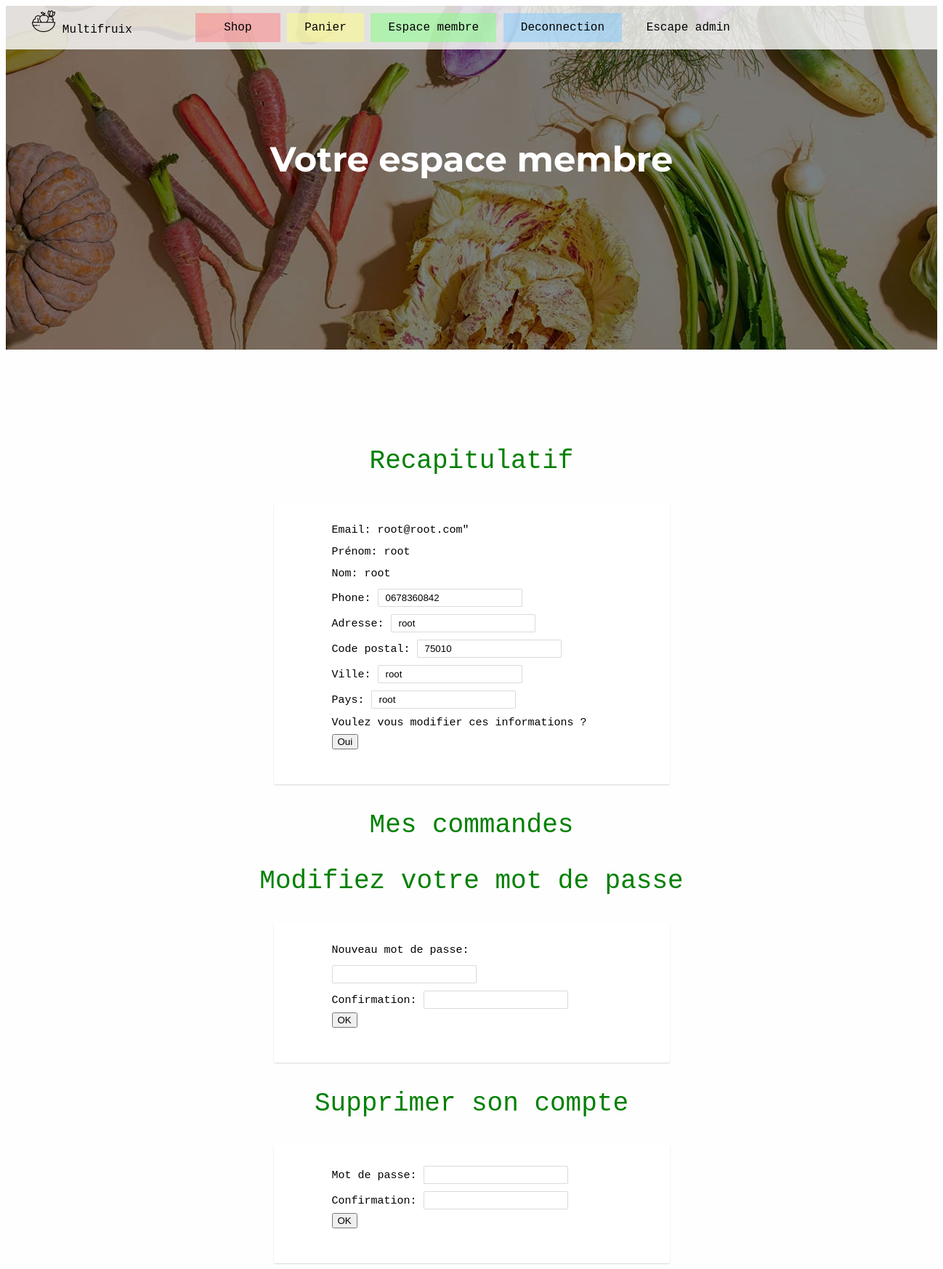
Screenshot of /member_space.php (signed in) with the database file from the repository.
### tables this page shows
CREATE TABLE `user` (
  `id_user` int(11) NOT NULL,
  `lastname` varchar(30) NOT NULL,
  `firstname` varchar(30) NOT NULL,
  `email` varchar(320) NOT NULL,
  `phone` int(10) UNSIGNED ZEROFILL NOT NULL,
  `address` varchar(300) NOT NULL,
  `city` varchar(60) NOT NULL,
  `country` varchar(60) NOT NULL,
  `postal_code` mediumint(8) UNSIGNED NOT NULL,
  `passwd` varchar(512) NOT NULL,
  `group_user` varchar(20) NOT NULL
);

### member_space.php (the view, shortened to what this page needs)
<!DOCTYPE html>
<html>
<head>
	<link rel="stylesheet" type="text/css" href="main.css">
</head>
<body>
	<header>
		<?php include('menu.php'); ?>
		<div>
			<h1>Votre espace membre</h1>
		</div>
	</header>
	<div class="main-content member-space">
		<h3>Recapitulatif</h3>
<?PHP
if (isset($_SESSION['id']) && $_SESSION['id'] != "")
{
	$query = "SELECT * FROM user WHERE id_user LIKE ".$_SESSION['id']."";
	$res = mysqli_query($db, $query);
	$data = mysqli_fetch_array($res);
}
else
	return ft_display_error(4);
?>
		<form action="member_space.php" method="POST">
			<label>Email: <?= $data['email']; ?>"</label>
			<br/>
			<label>Prénom: <?= $data['firstname']; ?></label>
			<br/>
			<label>Nom: <?= $data['lastname']; ?></label>
		   <br/>
			<label>Phone: <input type="tel" name="phone" value="<?= $data['phone']; ?>"></label>
			<br/>
			<label>Adresse: <input type="text" name="address" value="<?= $data['address']; ?>"></label>
			<br/>
			<label>Code postal: <input type="number" name="postal_code" value="<?= $data['postal_code']; ?>"></label>
			<br/>
			<label>Ville: <input type="text" name="city" value="<?= $data['city']; ?>"></label>
			<br/>
			<label>Pays: <input type="text" name="country" value="<?= $data['country']; ?>"></label>
			<br/>
			<label>Voulez vous modifier ces informations ?</label>
			<br/>
			<input type="submit" name="submit_info" value="Oui">
		</form>
		<h3>Mes commandes</h3>
		<h3>Modifiez votre mot de passe</h3>
		<form action="member_space.php" method="POST">
			<label>Nouveau mot de passe:  <input type="password" name="newpwd" value="<?php if (isset($_SESSION["newpwd"])) { print($_SESSION["newpwd"]); } ?>"></label>
			<br/>
			<label>Confirmation:  <input type="password" name="cfnewpwd" value="<?php if (isset($_SESSION["cfnewpwd"])) { print($_SESSION["cfnewpwd"]); } ?>"></label>
			<br/>
			<input type="submit" name="submit_pwd" value="OK">
		</form>
		<h3>Supprimer son compte</h3>
		<form action="member_space.php" method="POST">
			<label>Mot de passe:  <input type="password" name="pwd" value="<?php if (isset($_SESSION["pwd"])) { print($_SESSION["pwd"]); } ?>"></label>
			<br/>
			<label>Confirmation:  <input type="password" name="cfpwd" value="<?php if (isset($_SESSION["cfpwd"])) { print($_SESSION["cfpwd"]); } ?>"></label>
			<br/>
			<input type="submit" name="submit_delete" value="OK">
		</form>
	</body>
</html>

### main.css (style rules this page uses)
body { font-family: "Courier New", Courier, monospace; background-color: #faebd703; }
header { width: 100%; height: 420px; position: relative; margin: 0 auto; padding: 150px 0 0; background-image: url(img/multifruix.jpg); background-repeat: no-repeat; background-position-x: center; color: white; text-align: center; }
header > div { width: 1280px; margin: 0 auto; text-align: center; }
h1 { font-family: 'Montserrat', sans-serif; font-size: 48px; font-weight: bold; }
.main-content { width: 1280px; margin: 0 auto; }
h3 { font-size: 36px; font-weight: 100; color: green; text-align: center; }
.main-content > form { width: 350px; margin: 0 auto; padding: 1.5em 5em 3em; border-radius: 2px; background-color: #fff; box-shadow: 0 1px 2px rgba(0,0,0,0.15); }
.main-content > form > label { font-size: 15px; }
.main-content > form > label > input { border: 1px solid #8080804a; border-radius: 2px; padding: 4px 10px; margin: 5px 0; }
.main-content.member-space > form { width: 385px; }
.main-content.member-space > form > label { line-height: 30px; }
input[type='number'] { display: inline-block; }

### rows the page displays
user: email "root@root.com", firstname "root", lastname "root", phone "0678360842", address "root", postal_code "75010", city "root", country "root"
